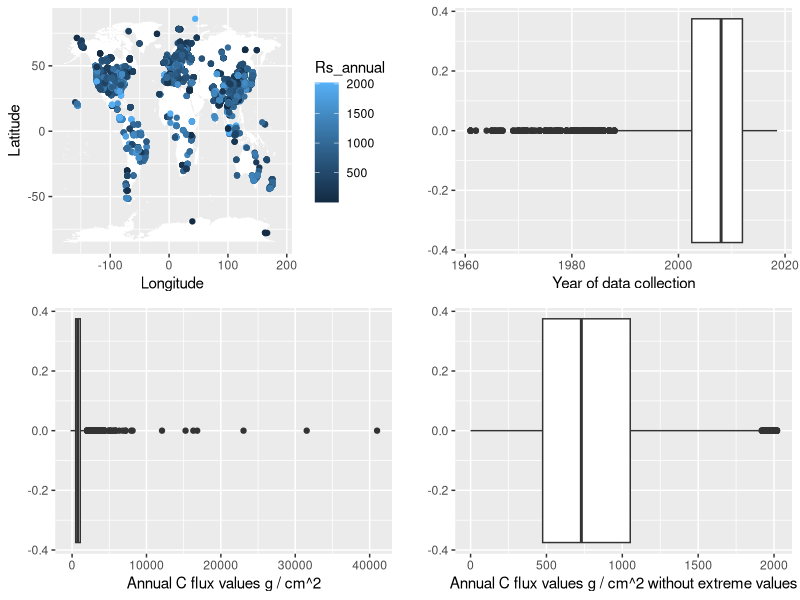

Write R code to recreate this figure.
library(ggplot2)
library(dplyr)
library(gridExtra)


srdbData <- read.csv("srdb-data.csv") # get data
srdbData %>% 
  select(Latitude, Longitude, Study_midyear, Rs_annual, Rs_growingseason, Study_midyear) %>% 
  filter(!is.na(Rs_annual) | !is.na(Rs_growingseason)) ->
  srdb_filtered # srdb data that has data in either rs_annual, rs_growingseason, or both
rsRange <- qplot(srdb_filtered$Rs_annual, geom = "boxplot", xlab = "Annual C flux values g / cm^2")

srdb_filtered %>% 
  filter(Rs_annual >= 0 & Rs_annual <= (1100 + 1.5 * (1100 - 486.5))) ->
  srdb_filtered_no_outliers

# world map with data, colored by annual C flux
world_coords <- map_data("world")
p <- ggplot(srdb_filtered_no_outliers, aes(Longitude, Latitude, color = Rs_annual)) + geom_map(data = world_coords, map = world_coords, aes(long, lat, map_id = region), color = "white", fill = "white", linewidth = 0.2) + geom_point()

# boxplot of the years the data was collected
yearPlot <- qplot(srdb_filtered$Study_midyear, geom = "boxplot", xlab = "Year of data collection")

# annual C flux boxplot without the extreme values from before
rsRangeNoOutliers <- qplot(srdb_filtered_no_outliers$Rs_annual, geom = "boxplot", xlab = "Annual C flux values g / cm^2 without extreme values")

# plot all the graphs
grid.arrange(p, yearPlot, rsRange, rsRangeNoOutliers, nrow = 2)
